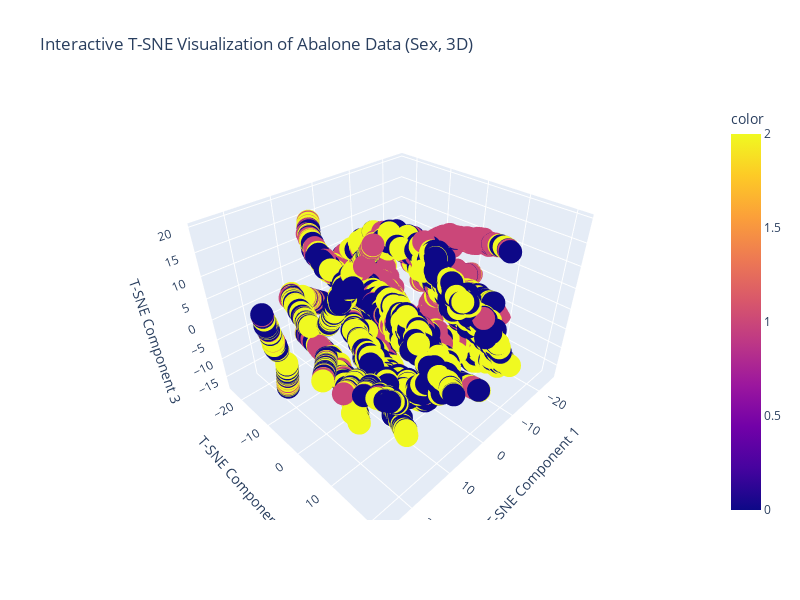

This figure's notebook cell:
### Code cell
# 1. Інтерактивний T-SNE для Sex (3D)


fig = px.scatter_3d(
    x=X_tsne_embedded_1[:, 0],
    y=X_tsne_embedded_1[:, 1],
    z=X_tsne_embedded_1[:, 2],
    color=abalone['sex_encoded'],
    title="Interactive T-SNE Visualization of Abalone Data (Sex, 3D)",
    labels={'x': 'T-SNE Component 1', 'y': 'T-SNE Component 2', 'z': 'T-SNE Component 3'},
    # color_continuous_scale='Viridis'
)
fig.update_layout(width=800, height=600)
fig.show()

### Figure 1 — Plotly figure (JSON) as saved in the notebook; plotly's stock layout.template omitted (floating-point values rounded to 4 significant figures; data arrays with more than 128 entries replaced by an {"elided": "..."} marker saying what was removed)
{"data": [{"hovertemplate": "T-SNE Component 1=%{x}<br>T-SNE Component 2=%{y}<br>T-SNE Component 3=%{z}<br>color=%{marker.color}<extra></extra>", "legendgroup": "", "marker": {"color": {"elided": "4176 int values"}, "coloraxis": "coloraxis", "symbol": "circle"}, "mode": "markers", "name": "", "scene": "scene", "showlegend": false, "x": {"elided": "4176 float values"}, "y": {"elided": "4176 float values"}, "z": {"elided": "4176 float values"}, "type": "scatter3d"}], "layout": {"scene": {"domain": {"x": [0.0, 1.0], "y": [0.0, 1.0]}, "xaxis": {"title": {"text": "T-SNE Component 1"}}, "yaxis": {"title": {"text": "T-SNE Component 2"}}, "zaxis": {"title": {"text": "T-SNE Component 3"}}}, "coloraxis": {"colorbar": {"title": {"text": "color"}}, "colorscale": [[0.0, "#0d0887"], [0.1111, "#46039f"], [0.2222, "#7201a8"], [0.3333, "#9c179e"], [0.4444, "#bd3786"], [0.5556, "#d8576b"], [0.6667, "#ed7953"], [0.7778, "#fb9f3a"], [0.8889, "#fdca26"], [1.0, "#f0f921"]]}, "legend": {"tracegroupgap": 0}, "title": {"text": "Interactive T-SNE Visualization of Abalone Data (Sex, 3D)"}, "width": 800, "height": 600}}
